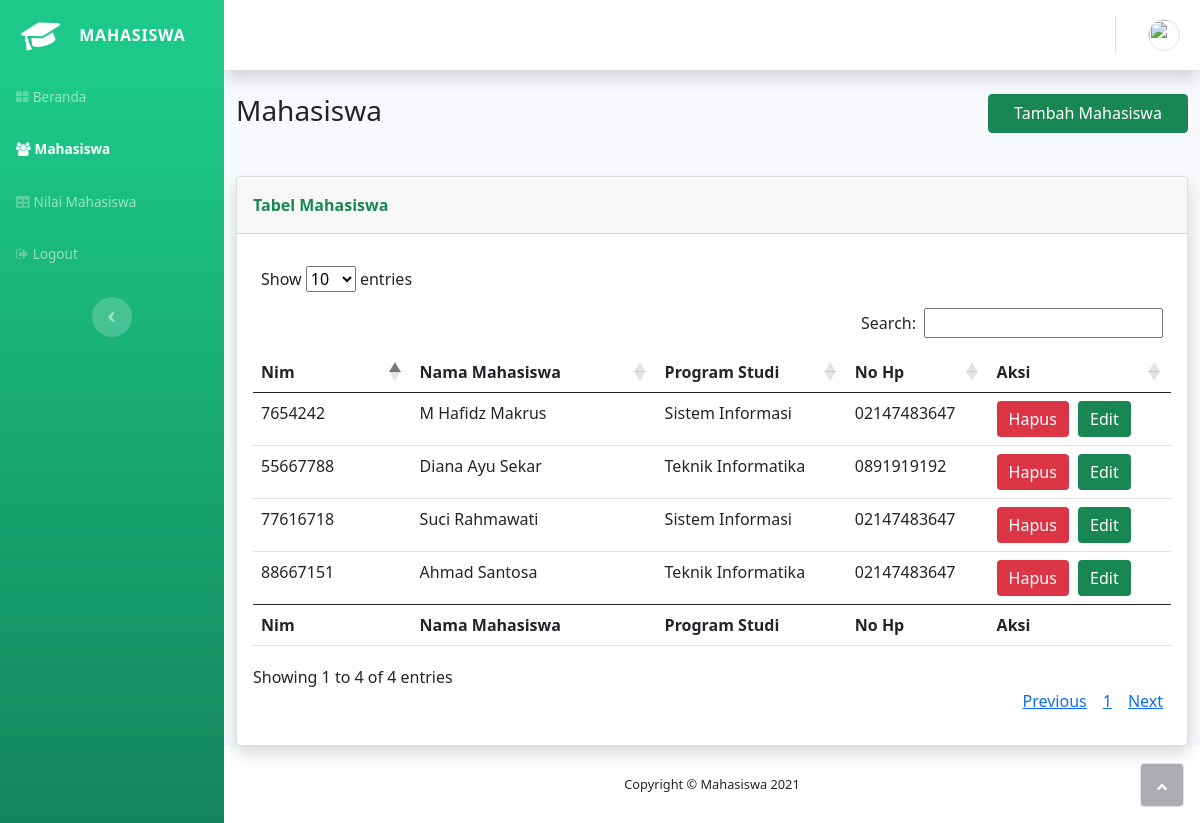
The page /Aplikasi/index.php/mahasiswa on the database its author committed.
### tables this page shows
CREATE TABLE `mahasiswa` (
  `Id_mhs` int(11) NOT NULL,
  `Nim` int(11) NOT NULL,
  `Nama` varchar(1000) NOT NULL,
  `Program_studi` varchar(255) NOT NULL,
  `Nohp` int(11) NOT NULL
);

### Aplikasi/application/controllers/Mahasiswa.php (called while the page is built, shortened)
<?php
class Mahasiswa extends CI_Controller {
	public function __construct()
    {
		$this->load->library('session');
		$this->load->library('form_validation');
		$this->load->model('mhs_model');
    }
    public function index()
	{
		$data['username'] = $this->session->userdata('username');
		$data['foto'] = $this->session->userdata('foto');
		$data['mhs'] = $this->mhs_model->getMhs();
		$data['title']="Mahasiswa";
		$this->load->view('head',$data);
		$this->load->view('navbar',$data);
		$this->load->view('mahasiswa',$data);
		$this->load->view('footer');
		$this->load->view('js');
	}
}

### Aplikasi/index.php (called while the page is built, shortened)
<?php
require_once BASEPATH.'core/CodeIgniter.php';

### Aplikasi/application/models/Mhs_model.php (called while the page is built, shortened)
<?php
class Mhs_model extends CI_Model{
    public function getMhs()
    {
        return $this->db->get('mahasiswa')->result_array();
    }
}

### Aplikasi/application/views/mahasiswa.php (the view)
<div class="container-fluid">
                    <div class="row mt-4 mb-4">
                        <div class="col">
                            <h3 class="text-start text-dark mb-4">Mahasiswa</h3>
                        </div>
                        <div class="col d-lg-flex justify-content-lg-end align-items-lg-start"><a href="<?= site_url('mahasiswa/tambah')?>" class="btn btn-success d-lg-flex justify-content-lg-center align-items-lg-start" type="button" style="width: 200px;height: 39px;color: white">Tambah Mahasiswa</a></div>
                    </div>
                    <div class="card shadow">
                        <div class="card-header py-3">
                            <p class="text-success m-0 fw-bold">Tabel Mahasiswa</p>
                        </div>
                        <div class="card-body">
                            <div class="table-responsive table mt-2" role="grid" aria-describedby="dataTable_info">
                                <table class="table my-0" id="dataTable">
                                    <thead>
                                        <tr>
                                            <th style="width: 124.6px;">Nim</th>
                                            <th style="width: 211px;">Nama Mahasiswa</th>
                                            <th>Program Studi</th>
                                            <th>No Hp</th>
                                            <th>Aksi</th>
                                        </tr>
                                    </thead>
                                    <tbody>
                                        <?php foreach ($mhs as $row ) {?>
                                        <tr>
                                            <td><?= $row['Nim']?></td>
                                            <td><?= $row['Nama']?></td>
                                            <td><?= $row['Program_studi']?></td>
                                            <td>0<?= $row['Nohp']?></td>
                                            <td><a href="<?= site_url() ?>mahasiswa/hapus/<?= $row['Id_mhs']?>" class="btn btn-danger" type="button" style="color: white;border-style: none;">Hapus</a>
                                            <a href="<?= site_url() ?>mahasiswa/edit/<?= $row['Id_mhs']?>" class="btn btn-success" type="button" style="color: white;border-style: none;margin: 0 0 0 5px;">Edit</a></td>
                                        </tr>
                                        <?php }?>
                                    </tbody>
                                    <tfoot>
                                        <tr>
                                            <td><strong>Nim</strong></td>
                                            <td><strong>Nama Mahasiswa</strong></td>
                                            <td><strong>Program Studi</strong></td>
                                            <td><strong>No Hp</strong></td>
                                            <td><strong>Aksi</strong></td>
                                        </tr>
                                    </tfoot>
                                </table>
                            </div>
                        </div>
                    </div>
                </div>
            </div>

### rows shown on the page
mahasiswa: Nim "55667788", Nama "Diana Ayu Sekar", Program_studi "Teknik Informatika", Nohp "891919192"
mahasiswa: Nim "88667151", Nama "Ahmad Santosa", Program_studi "Teknik Informatika", Nohp "2147483647"
mahasiswa: Nim "7654242", Nama "M Hafidz Makrus", Program_studi "Sistem Informasi", Nohp "2147483647"
mahasiswa: Nim "77616718", Nama "Suci Rahmawati", Program_studi "Sistem Informasi", Nohp "2147483647"
